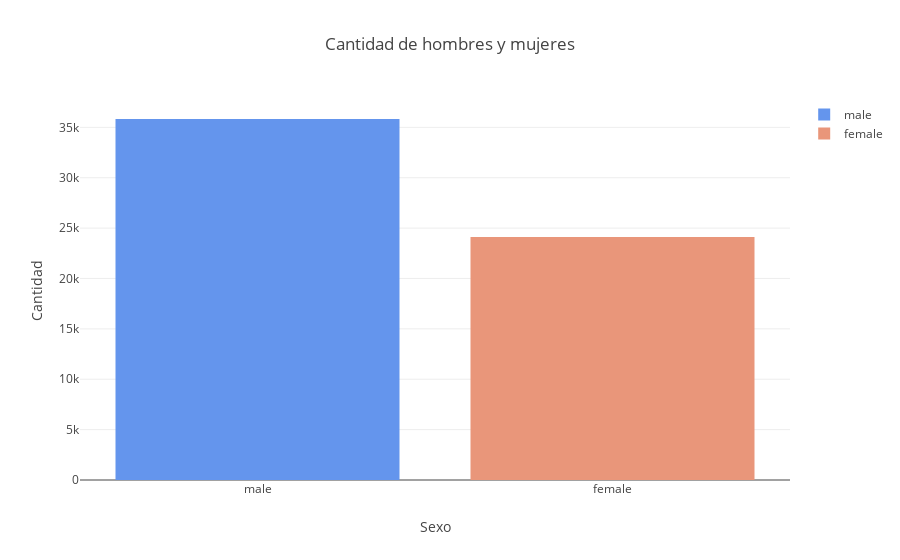

The code cell stored with this chart in its notebook:
### Code cell
data = [go.Bar(
            x=['male'],
            y=[df.groupby("sex").get_group("m").count()[0]],
              marker=dict(color='cornflowerblue'),name="male"),
        go.Bar(
            x=['female'],
            y=[df.groupby("sex").get_group("f").count()[0]],
              marker=dict(color='darksalmon'),name="female")
             ]
layout = dict(title = 'Cantidad de hombres y mujeres',
              xaxis = dict(title = 'Sexo'),
              yaxis = dict(title = 'Cantidad')
              )
fig = dict(data=data, layout=layout)
iplot(fig)

### Figure 1 — Plotly figure (JSON) as saved in the notebook; plotly's stock layout.template omitted (floating-point values rounded to 4 significant figures)
{"data": [{"marker": {"color": "cornflowerblue"}, "name": "male", "type": "bar", "uid": "d190d784-893b-40c8-b6e5-748d65a04b87", "x": ["male"], "y": [35829]}, {"marker": {"color": "darksalmon"}, "name": "female", "type": "bar", "uid": "e8797685-c99e-41bd-981d-c13414122efa", "x": ["female"], "y": [24117]}], "layout": {"title": {"text": "Cantidad de hombres y mujeres"}, "xaxis": {"title": {"text": "Sexo"}}, "yaxis": {"title": {"text": "Cantidad"}}}}
